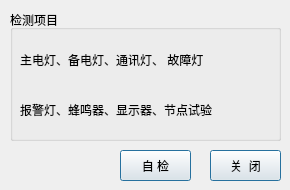
<?xml version="1.0" encoding="UTF-8"?>
<ui version="4.0">
 <class>CheckForm</class>
 <widget class="QWidget" name="CheckForm">
  <property name="geometry">
   <rect>
    <x>0</x>
    <y>0</y>
    <width>290</width>
    <height>190</height>
   </rect>
  </property>
  <property name="windowTitle">
   <string>检测项目</string>
  </property>
  <property name="windowIcon">
   <iconset resource="../../img.qrc">
    <normaloff>:/img/images/png-0749.png</normaloff>:/img/images/png-0749.png</iconset>
  </property>
  <property name="styleSheet">
   <string notr="true">font: 12pt &quot;Sans Serif&quot;;</string>
  </property>
  <widget class="QGroupBox" name="groupBox">
   <property name="enabled">
    <bool>true</bool>
   </property>
   <property name="geometry">
    <rect>
     <x>10</x>
     <y>10</y>
     <width>271</width>
     <height>131</height>
    </rect>
   </property>
   <property name="title">
    <string>检测项目</string>
   </property>
   <widget class="QLabel" name="label_5">
    <property name="geometry">
     <rect>
      <x>10</x>
      <y>30</y>
      <width>251</width>
      <height>41</height>
     </rect>
    </property>
    <property name="text">
     <string>主电灯、备电灯、通讯灯、 故障灯</string>
    </property>
    <property name="textFormat">
     <enum>Qt::RichText</enum>
    </property>
    <property name="scaledContents">
     <bool>false</bool>
    </property>
   </widget>
   <widget class="QLabel" name="label_6">
    <property name="geometry">
     <rect>
      <x>10</x>
      <y>80</y>
      <width>261</width>
      <height>41</height>
     </rect>
    </property>
    <property name="text">
     <string>报警灯、蜂鸣器、显示器、节点试验</string>
    </property>
    <property name="textFormat">
     <enum>Qt::RichText</enum>
    </property>
    <property name="scaledContents">
     <bool>false</bool>
    </property>
   </widget>
  </widget>
  <widget class="QPushButton" name="btn_close">
   <property name="enabled">
    <bool>true</bool>
   </property>
   <property name="geometry">
    <rect>
     <x>210</x>
     <y>150</y>
     <width>71</width>
     <height>31</height>
    </rect>
   </property>
   <property name="text">
    <string>关  闭</string>
   </property>
   <property name="default">
    <bool>true</bool>
   </property>
  </widget>
  <widget class="QPushButton" name="btn_check">
   <property name="geometry">
    <rect>
     <x>120</x>
     <y>150</y>
     <width>71</width>
     <height>31</height>
    </rect>
   </property>
   <property name="text">
    <string>自 检</string>
   </property>
   <property name="default">
    <bool>true</bool>
   </property>
  </widget>
 </widget>
 <resources>
  <include location="../../img.qrc"/>
 </resources>
 <connections/>
</ui>
